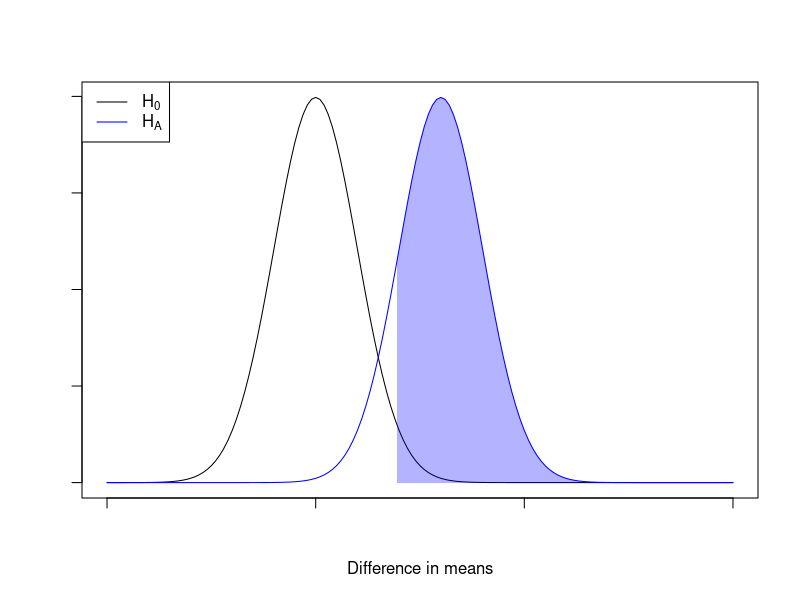

Here is the R script that generated this plot:
## ---- chunk 1
#| code-fold: false
library(tidyverse)
## ---- chunk 2

x <- seq(-5, 10, 0.1)
xs <- seq(1.96, 10, 0.1)
plot(x, dnorm(x), type='l', labels=F, ylab='', xlab = 'Difference in means')
lines(x, dnorm(x, 3, 1), type='l', col='blue')
polygon(
  c(xs, rev(xs)),
  c(dnorm(xs, 3, 1), rep(0, length(xs))),
  col=alpha('blue', 0.3),
  border = F
)
legend('topleft', col=c('black','blue'), legend = c(expression(H[0]), expression(H[A])), lty=c(1, 1))

